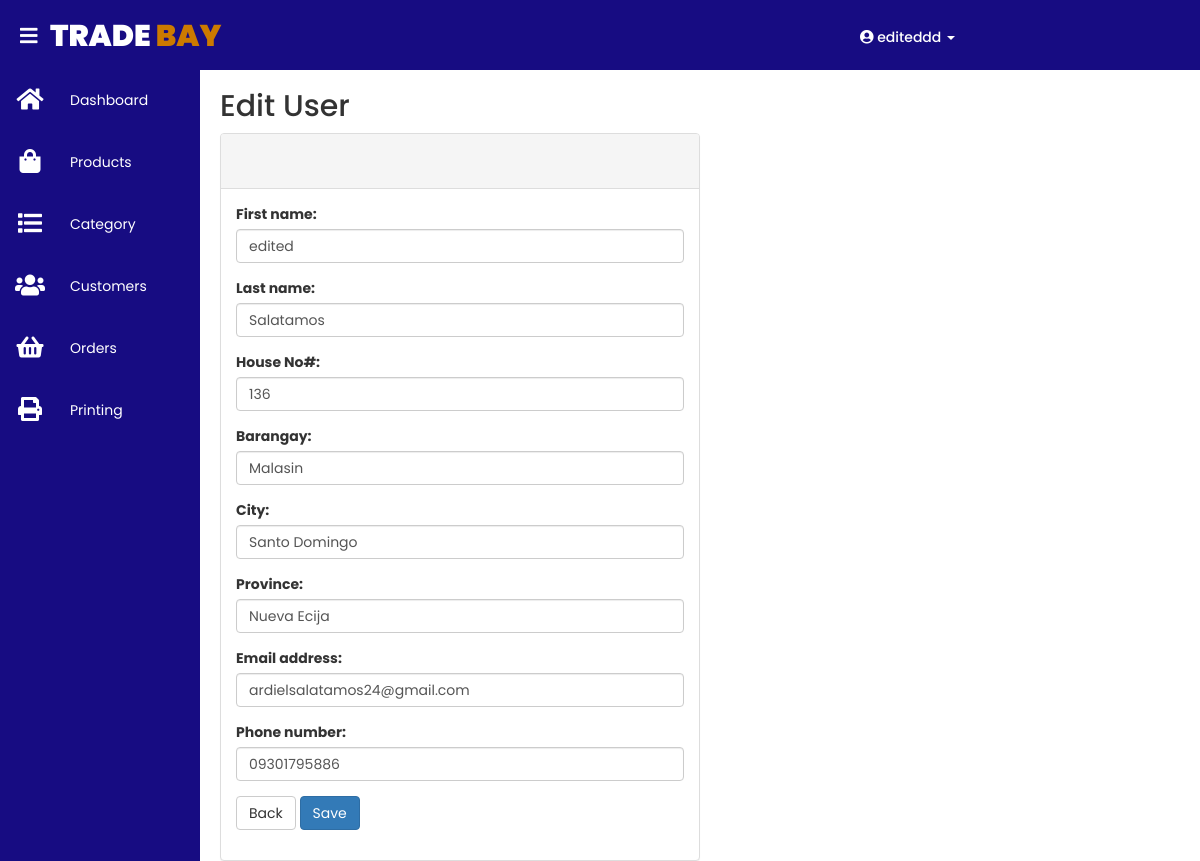
The page /admin/edit_customer.php?id=13 (signed in) on the database its author committed.
### tables this page shows
CREATE TABLE `customer_tbl` (
  `customer_id` int(10) NOT NULL,
  `customer_fname` varchar(25) NOT NULL,
  `customer_lname` varchar(25) NOT NULL,
  `house_no` int(10) NOT NULL,
  `barangay` varchar(25) NOT NULL,
  `city` varchar(25) NOT NULL,
  `province` varchar(25) NOT NULL,
  `customer_email` varchar(50) NOT NULL,
  `customer_phonenumber` varchar(15) NOT NULL,
  `date_created` timestamp NOT NULL DEFAULT current_timestamp() ON UPDATE current_timestamp(),
  `account_id` int(10) NOT NULL
);

### admin/edit_customer.php (the view, shortened to what this page needs)
<?php
	include('../include/dbconnection.php');
	include('../include/header.php');
	include('../include/navbar.php');
	$id = $_GET['id'];
	$query = "SELECT * FROM customer_tbl WHERE customer_id = '$id'";
	$result = mysqli_query($db,$query);
	$show_user = mysqli_fetch_assoc($result);
?>
	<div class="content">
		<div class="for_title">
			<h2>Edit User</h2>
		</div>
		<div class="my_content">
			<div class="panel panel-default" style="width: 50%;">
			  	<div class="panel-heading" style="height: 55px">
			  	</div>
			  	<div class="panel-body">
			  		<form  method="POST">
						<div class="form-group">
							<label for="fname">First name:</label>
							<input class="form-control" type="text" name="fname" value="<?php echo $show_user['customer_fname']; ?>">
						</div>
						<div class="form-group">
							<label for="lname">Last name:</label>
							<input class="form-control" type="text" name="lname" value="<?php echo $show_user['customer_lname']; ?>">
						</div>
						<div class="form-group">
							<label for="address">House No#:</label>
							<input class="form-control" type="text" name="house_no" value="<?php echo $show_user['house_no']; ?>">
						</div>
						<div class="form-group">
							<label for="address">Barangay:</label>
							<input class="form-control" type="text" name="brgy" value="<?php echo $show_user['barangay']; ?>">
						</div>
						<div class="form-group">
							<label for="address">City:</label>
							<input class="form-control" type="text" name="city" value="<?php echo $show_user['city']; ?>">
						</div>
						<div class="form-group">
							<label for="address">Province:</label>
							<input class="form-control" type="text" name="province" value="<?php echo $show_user['province']; ?>">
						</div>
						<div class="form-group">
							<label for="email">Email address:</label>
							<input class="form-control" type="text" name="email" value="<?php echo $show_user['customer_email']; ?>">
						</div>
						<div class="form-group">
							<label for="phone">Phone number:</label>
							<input class="form-control" type="text" name="phone" value="<?php echo $show_user['customer_phonenumber']; ?>">
						</div>
						<div class="form-group">
							<button type="submit" name="cancel_btn" class="btn btn-default">Back</button>
							<button type="submit" name="save_btn" class="btn btn-primary">Save</button>
						</div>
					</form>
			</div>
		</div>
	</div>

### style/style.css (style rules this page uses)
* { margin: 0; padding: 0; box-sizing: border-box; font-family: 'Poppins', sans-serif; font-size: 14px; }
body { min-height: 100vh; }
.content { padding: 20px; margin-top: 50px; margin-left: 200px; background-position: center; background-size: cover; height: 100vh; transition: 0.5s; }
.for_title, .my_content { left: 0; margin-top: 10px; width: 100%; }

### rows shown on the page
customer_tbl: fname "edited", lname "Salatamos", house_no "136", brgy "Malasin", city "Santo Domingo", province "Nueva Ecija", email "ardielsalatamos24@gmail.com", phone "09301795886"

### other values the page prints
$_SESSION['username'] "editeddd"
